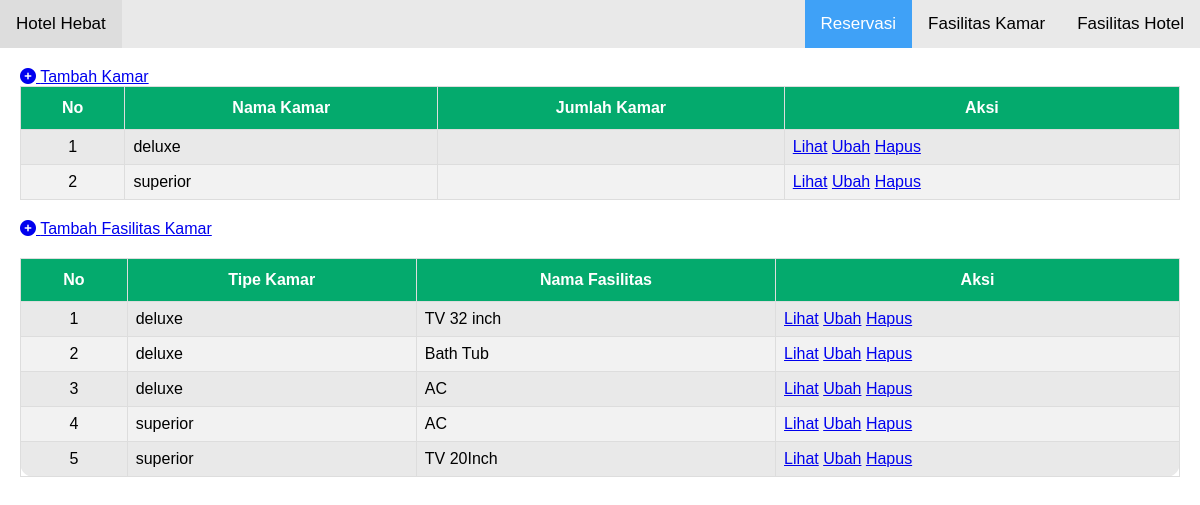
Page /app/page/fasilitas/fasilitas_kamar_dan_tipe_kamar.php on the committed database.
### tables this page shows
CREATE TABLE `tipe_kamar` (
  `id` int(11) NOT NULL,
  `nama` varchar(100) NOT NULL,
  `jumlah_kamar` int(11) NOT NULL
);

CREATE TABLE `mebel` (
  `id` int(11) NOT NULL,
  `id_tipe_kamar` int(11) NOT NULL,
  `nama` varchar(100) NOT NULL,
  `tipe_gambar` varchar(255) NOT NULL,
  `data_gambar` longblob NOT NULL
);

### app/page/fasilitas/fasilitas_kamar_dan_tipe_kamar.php (the view)
<?php include "../../templates-admin/header.php"; ?>
<div class="main">
  <div>
    <div>
      <a href="tipe_kamar/tambah_tipe_kamar.php"><i class="fa-solid fa-circle-plus"></i> Tambah Kamar</a>
    </div>
    <div>
      <table id="customers">
        <thead>
          <tr>
            <th scope="col">No</th>
            <th scope="col">Nama Kamar</th>
            <th scope="col">Jumlah Kamar</th>
            <th scope="col">Aksi</th>
          </tr>
        </thead>
        <tbody>
          <?php
          include '../../config/koneksi.php';
          $no = 1;
          $datas = mysqli_query($koneksi, "SELECT * FROM tipe_kamar");
          while ($data = mysqli_fetch_array($datas)) {
          ?>
            <tr>
              <td scope="row" style="text-align: center;"><?= $no++ ?></td>
              <td><?= $data['nama']; ?></td>
              <td><?= $data['total_kamar']; ?></td>
              <td class="d-flex justify-content-evenly">
                <a href="tipe_kamar/detail_tipe_kamar.php?id=<?php echo $data['id']; ?>">Lihat</a>
                <a href="tipe_kamar/edit_tipe_kamar.php?id=<?php echo $data['id']; ?>">Ubah</a>
                <a href="tipe_kamar/hapus_tipe_kamar.php?id=<?php echo $data['id']; ?>">Hapus</a>
              </td>
            </tr>
          <?php
          }
          ?>
        </tbody>
      </table>
    </div>
  </div>
  <div>
    <div class="section">
      <a href="fasilitas_kamar/tambah_fasilitas_kamar.php"><i class="fa-solid fa-circle-plus"></i> Tambah Fasilitas Kamar</a>
    </div>
    <div>
      <table id="customers">
        <thead>
          <tr>
            <th scope="col">No</th>
            <th scope="col">Tipe Kamar</th>
            <th scope="col">Nama Fasilitas</th>
            <th scope="col">Aksi</th>
          </tr>
        </thead>
        <tbody>
          <?php
          include '../../config/koneksi.php';
          $no = 1;
          $data = mysqli_query($koneksi, "SELECT mebel.id, tipe_kamar.nama as tipe_kamar, mebel.nama as fasilitas_kamar FROM mebel LEFT JOIN tipe_kamar ON tipe_kamar.id = mebel.id_tipe_kamar ORDER BY tipe_kamar;");
          while ($fasilitas = mysqli_fetch_array($data)) {
          ?>
            <tr>
              <td scope="row" style="text-align: center;"><?= $no++ ?></td>
              <td><?= $fasilitas['tipe_kamar']; ?></td>
              <td><?= $fasilitas['fasilitas_kamar']; ?></td>
              <td class="d-flex justify-content-evenly">
                <a href="fasilitas_kamar/detail_fasilitas_kamar.php?id=<?php echo $fasilitas['id']; ?>">Lihat</a>
                <a href="fasilitas_kamar/edit_fasilitas_kamar.php?id=<?php echo $fasilitas['id']; ?>">Ubah</a>
                <a href="fasilitas_kamar/hapus_fasilitas_kamar.php?id=<?php echo $fasilitas['id']; ?>">Hapus</a>
              </td>
            </tr>
          <?php
          }
          ?>
        </tbody>
      </table>
    </div>
  </div>
</div>
<?php include "../../templates-admin/footer.php"; ?>

### app/templates-admin/header.php (shortened to what this page needs)
<!DOCTYPE html>
<html lang="en">
<head>
  <link rel="stylesheet" href="http://localhost/php_crud_hotel_reservation/public/css/style.css">
  <link rel="stylesheet" href="http://localhost/php_crud_hotel_reservation/public/css/style.calender.css">
  <link rel="stylesheet" href="http://localhost/php_crud_hotel_reservation/public/css/style.table.css">
  <link rel="stylesheet" href="http://localhost/php_crud_hotel_reservation/public/css/style.combobox.css">
  <link rel="stylesheet" href="https://cdnjs.cloudflare.com/ajax/libs/font-awesome/6.0.0/css/all.min.css" />
</head>
<body>
  <div class="container">
    <div class="topnav">
      <a href="#home">Hotel Hebat</a>
      <div class="right-container">
        <a class="active" href="http://localhost/php_crud_hotel_reservation/app/page/reservasi/reservasi.php">Reservasi</a>
        <a href="http://localhost/php_crud_hotel_reservation/app/page/fasilitas/fasilitas_kamar_dan_tipe_kamar.php">Fasilitas Kamar</a>
        <a href="http://localhost/php_crud_hotel_reservation/app/page/fasilitas/fasilitas_hotel/fasilitas_hotel.php">Fasilitas Hotel</a>
      </div>
    </div>

### app/templates-admin/footer.php (shortened to what this page needs)
</div>
</body>
</html>

### public/css/style.css (style rules this page uses)
* { box-sizing: border-box; }
body { margin: 0; font-family: Arial, Helvetica, sans-serif; }
.main { margin: 20px; }
.topnav { overflow: hidden; background-color: #e9e9e9; }
.topnav a { float: left; display: block; color: black; text-align: center; padding: 14px 16px; text-decoration: none; font-size: 17px; }
.topnav a.active { background-color: #3fa1f7; color: white; }
.topnav .right-container { float: right; }
.section { margin: 20px 0; }
table { font-family: arial, sans-serif; border-collapse: collapse; width: 100%; background-color: #e9e9e9; border-radius: 14px; }
td, th { border: 1px solid e9e9e9; text-align: left; padding: 8px 8px 8px 30px; }

### public/css/style.table.css (style rules this page uses)
#customers { font-family: Arial, Helvetica, sans-serif; border-collapse: collapse; width: 100%; }
#customers td, #customers th { border: 1px solid #ddd; padding: 8px; }
#customers tr th { text-align: center; }
#customers tr:nth-child(even) { background-color: #f2f2f2; }
#customers th { padding-top: 12px; padding-bottom: 12px; text-align: left; background-color: #04aa6d; color: white; }

### rows in the picture
tipe_kamar: nama "deluxe"
tipe_kamar: nama "superior"
mebel: id_tipe_kamar.nama "deluxe", nama "TV 32 inch"
mebel: id_tipe_kamar.nama "deluxe", nama "Bath Tub"
mebel: id_tipe_kamar.nama "deluxe", nama "AC"
mebel: id_tipe_kamar.nama "superior", nama "AC"
mebel: id_tipe_kamar.nama "superior", nama "TV 20Inch"
